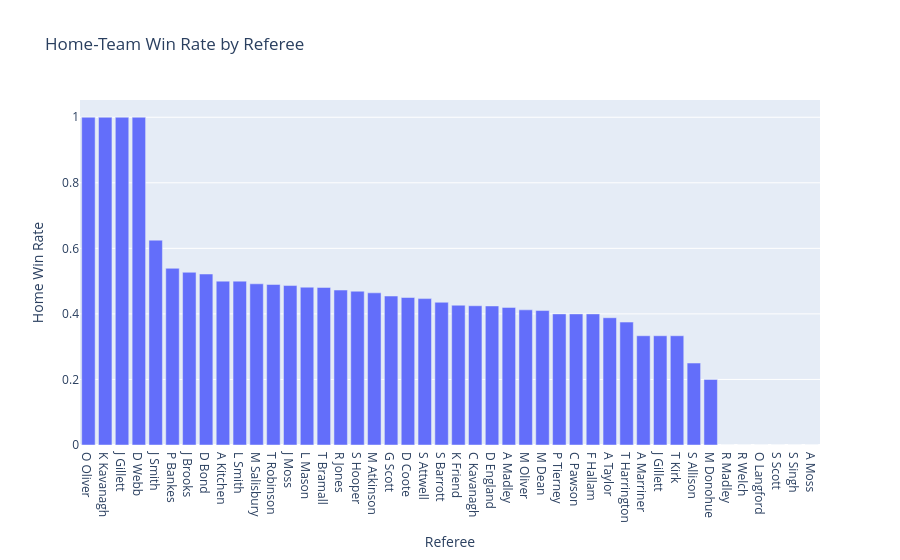

Notebook source saved alongside this figure:
### Code cell
# Does referee identity predict the match result?
fig = px.bar(
    home_win_analysis.sort_values("Home_Win_Rate", ascending=False),
    x="Referee",
    y="Home_Win_Rate",
    title="Home-Team Win Rate by Referee",
    labels={
        "Home_Win_Rate": "Home Win Rate"
    }
)

fig.show()

### Figure 1 — Plotly figure (JSON) as saved in the notebook; plotly's stock layout.template omitted (floating-point values rounded to 4 significant figures)
{"data": [{"alignmentgroup": "True", "hovertemplate": "Referee=%{x}<br>Home Win Rate=%{y}<extra></extra>", "legendgroup": "", "marker": {"color": "#636efa", "pattern": {"shape": ""}}, "name": "", "offsetgroup": "", "orientation": "v", "showlegend": false, "textposition": "auto", "type": "bar", "x": ["O Oliver", "K Kavanagh", "J Gillett ", "D Webb", "J Smith", "P Bankes", "J Brooks", "D Bond", "A Kitchen", "L Smith", "M Salisbury", "T Robinson", "J Moss", "L Mason", "T Bramall", "R Jones", "S Hooper", "M Atkinson", "G Scott", "D Coote", "S Attwell", "S Barrott", "K Friend", "C Kavanagh", "D England", "A Madley", "M Oliver", "M Dean", "P Tierney", "C Pawson", "F Hallam", "A Taylor", "T Harrington", "A Marriner", "J Gillett", "T Kirk", "S Allison", "M Donohue", "R Madley", "R Welch", "O Langford", "S Scott", "S Singh", "A Moss"], "xaxis": "x", "y": [1, 1, 1, 1, 0.625, 0.5391, 0.527, 0.5217, 0.5, 0.5, 0.4918, 0.4898, 0.4865, 0.4815, 0.4808, 0.4727, 0.4692, 0.4643, 0.4545, 0.45, 0.4467, 0.4355, 0.4265, 0.4248, 0.4242, 0.4198, 0.4124, 0.4103, 0.4, 0.4, 0.4, 0.3883, 0.375, 0.3333, 0.3333, 0.3333, 0.25, 0.2, 0, 0, 0, 0, 0, 0], "yaxis": "y"}], "layout": {"barmode": "relative", "legend": {"tracegroupgap": 0}, "title": {"text": "Home-Team Win Rate by Referee"}, "xaxis": {"anchor": "y", "domain": [0, 1], "title": {"text": "Referee"}}, "yaxis": {"anchor": "x", "domain": [0, 1], "title": {"text": "Home Win Rate"}}}}
